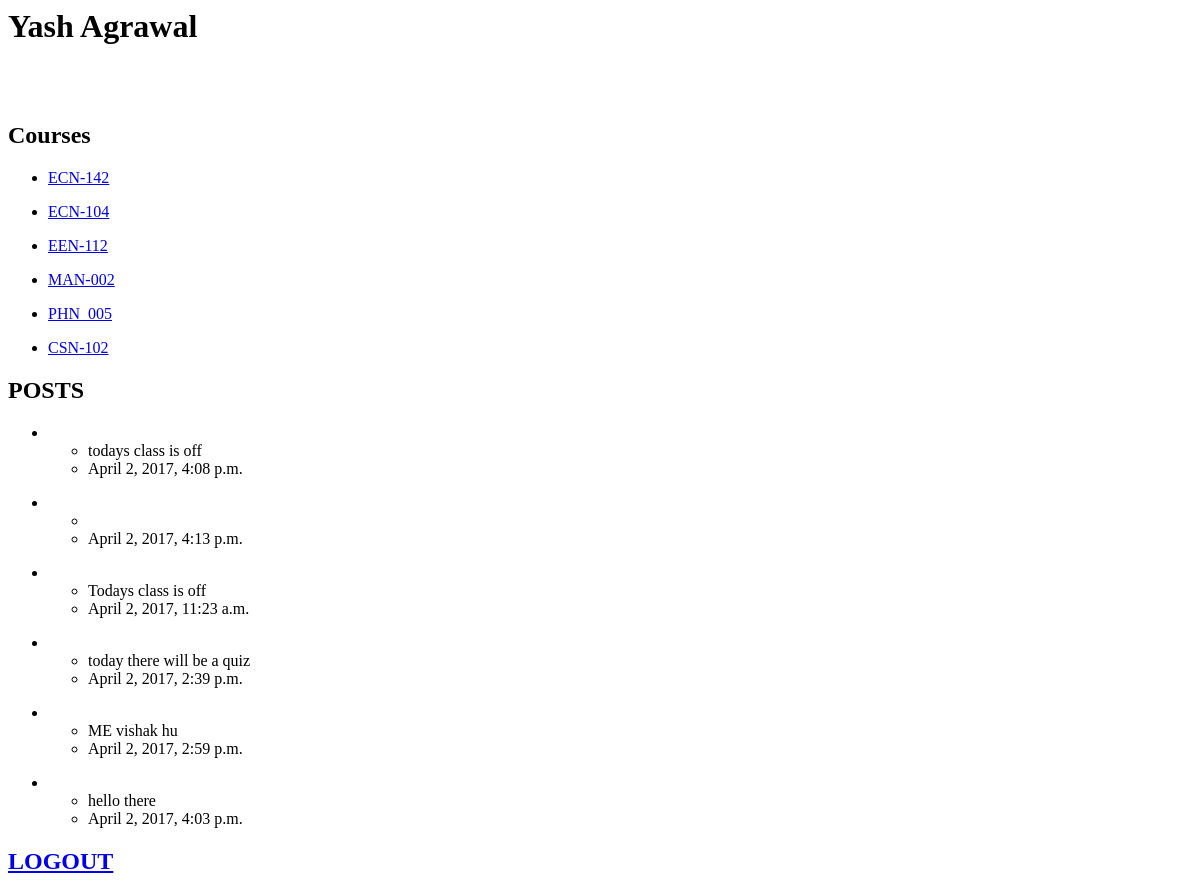
Before: /lectut/ (signed in) with the older database file.
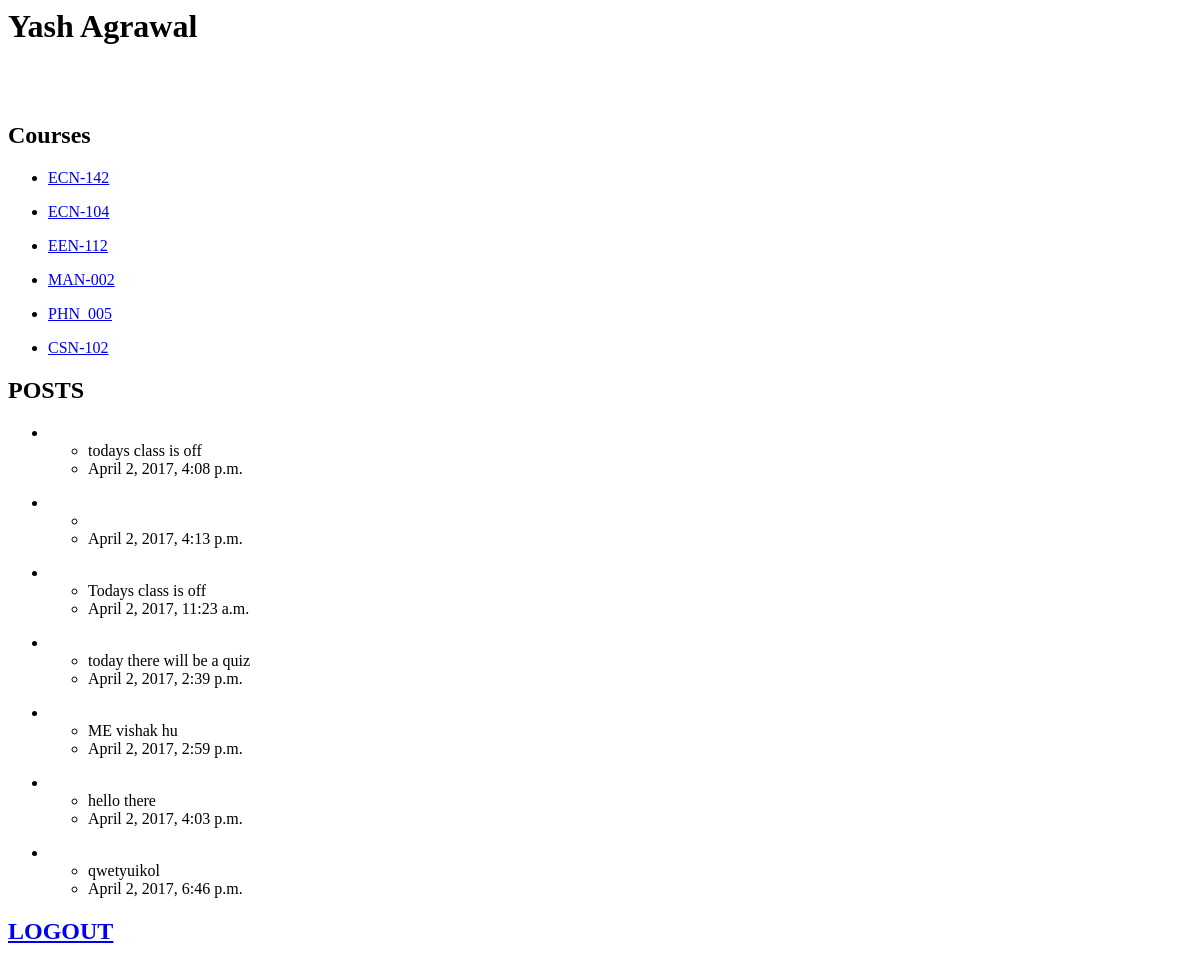
After: the same page with the newer database file.
### lectut/models.py (models this page shows, shortened)
class Course(models.Model):
	courseName = models.CharField(max_length=200)

class Post(models.Model):
	post = models.CharField(max_length=300)
	poster = models.CharField(max_length=200)
	pub_time = models.DateTimeField(auto_now_add=True)
	course = models.ForeignKey(Course, on_delete=models.CASCADE)

### lectut/views.py (the view)
def index(request):
	if request.user.is_authenticated():
		user = request.user
		if(hasattr(user, 'student')):
			student = user.student
			return render(request, 'lectut/profile.html', {'user': student, 'userid': user.id})
		else:
			proff = user.proff
			return render(request, 'lectut/profile.html', {'user':proff, 'userid': user.id})
	form = LoginForm()
	return render(request, 'lectut/index.html', {'form': form})

### lectut/templates/lectut/profile.html (shortened to what this page needs)
<h1>{{ user.name }}</h1>
<h2>Courses</h2>
{% for course in user.courses.all %}
<ul>
	<li><a href="{% url 'lectut:coursepage' userid course.id %}">{{ course.courseName }}</a></li>
</ul>
{% endfor %}
<h2>POSTS</h2>
{% for course in user.courses.all %}
	{% for pos in course.post_set.all%}
	<ul>
		<li><ul><li>{{ pos.post}}</li><li>{{ pos.pub_time}}</li></ul>
	</ul>
	{% endfor%}
{% endfor %}
<h2><a href="{% url 'lectut:logo' %}">LOGOUT</a></h2>

Changed rows visible on the page:
added Post: post "qwetyuikol", pub_time "April 2, 2017, 6:46 p.m.", shown under Course "ECN-104"
